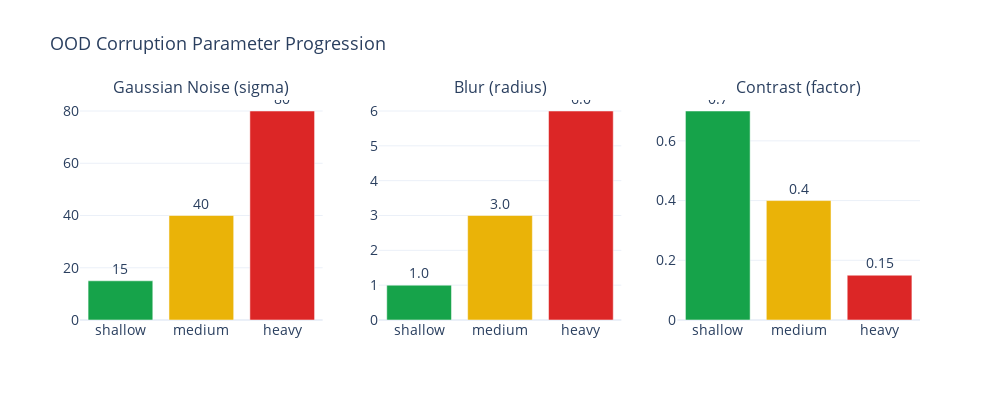

Notebook cell for this chart:
### Markdown cell above
---
## 5. OOD Corruption Strategy

### Corruption Types and Severity Levels

The OOD Layer applies three corruption types at three severity levels to stress-test adapter robustness under distribution shift.

Each corruption simulates real-world image degradation scenarios:
- **Gaussian Noise:** Sensor noise, low-light conditions
- **Blur:** Motion blur, defocus
- **Contrast:** Lighting variations, exposure issues

### Code cell
# =============================================================================
# OOD CORRUPTION CONFIGURATION
# =============================================================================

def display_corruption_config() -> None:
    """Display corruption configuration table."""
    config = pd.DataFrame({
        "Corruption": ["Gaussian Noise", "Gaussian Noise", "Gaussian Noise",
                       "Blur", "Blur", "Blur",
                       "Contrast", "Contrast", "Contrast"],
        "Level": ["shallow", "medium", "heavy"] * 3,
        "Parameter": ["sigma", "sigma", "sigma",
                      "radius", "radius", "radius", 
                      "factor", "factor", "factor"],
        "Value": [15.0, 40.0, 80.0,
                  1.0, 3.0, 6.0,
                  0.7, 0.4, 0.15],
        "Expected Impact": ["Low", "Medium", "High"] * 3
    })
    
    print("OOD Corruption Configuration")
    print("=" * 60)
    display(config.style.background_gradient(
        subset=["Value"], 
        cmap="YlOrRd",
        axis=None
    ))


def plot_corruption_parameter_visualization() -> go.Figure:
    """Visualize corruption parameter progression."""
    fig = make_subplots(
        rows=1, cols=3,
        subplot_titles=("Gaussian Noise (sigma)", "Blur (radius)", "Contrast (factor)")
    )
    
    levels = ["shallow", "medium", "heavy"]
    level_colors = [COLORS["secondary"], "#eab308", COLORS["accent"]]
    
    # Gaussian noise
    fig.add_trace(go.Bar(
        x=levels, y=[15, 40, 80],
        marker_color=level_colors,
        text=[15, 40, 80], textposition="outside",
        textfont=dict(size=14),
        showlegend=False
    ), row=1, col=1)
    
    # Blur
    fig.add_trace(go.Bar(
        x=levels, y=[1.0, 3.0, 6.0],
        marker_color=level_colors,
        text=[1.0, 3.0, 6.0], textposition="outside",
        textfont=dict(size=14),
        showlegend=False
    ), row=1, col=2)
    
    # Contrast (inverted - lower is worse)
    fig.add_trace(go.Bar(
        x=levels, y=[0.7, 0.4, 0.15],
        marker_color=level_colors,
        text=[0.7, 0.4, 0.15], textposition="outside",
        textfont=dict(size=14),
        showlegend=False
    ), row=1, col=3)
    
    fig.update_layout(
        height=400,
        width=DEFAULT_WIDTH,
        template=TEMPLATE,
        title_text="OOD Corruption Parameter Progression",
        title_font=dict(size=TITLE_SIZE),
        font=dict(size=FONT_SIZE)
    )
    
    return fig


display_corruption_config()
plot_corruption_parameter_visualization().show()

### Figure 1 — Plotly figure (JSON) as saved in the notebook; plotly's stock layout.template omitted (floating-point values rounded to 4 significant figures)
{"data": [{"marker": {"color": ["#16a34a", "#eab308", "#dc2626"]}, "showlegend": false, "text": ["15", "40", "80"], "textfont": {"size": 14}, "textposition": "outside", "type": "bar", "x": ["shallow", "medium", "heavy"], "xaxis": "x", "y": [15, 40, 80], "yaxis": "y"}, {"marker": {"color": ["#16a34a", "#eab308", "#dc2626"]}, "showlegend": false, "text": ["1.0", "3.0", "6.0"], "textfont": {"size": 14}, "textposition": "outside", "type": "bar", "x": ["shallow", "medium", "heavy"], "xaxis": "x2", "y": [1, 3, 6], "yaxis": "y2"}, {"marker": {"color": ["#16a34a", "#eab308", "#dc2626"]}, "showlegend": false, "text": ["0.7", "0.4", "0.15"], "textfont": {"size": 14}, "textposition": "outside", "type": "bar", "x": ["shallow", "medium", "heavy"], "xaxis": "x3", "y": [0.7, 0.4, 0.15], "yaxis": "y3"}], "layout": {"annotations": [{"font": {"size": 16}, "showarrow": false, "text": "Gaussian Noise (sigma)", "x": 0.1444, "xanchor": "center", "xref": "paper", "y": 1, "yanchor": "bottom", "yref": "paper"}, {"font": {"size": 16}, "showarrow": false, "text": "Blur (radius)", "x": 0.5, "xanchor": "center", "xref": "paper", "y": 1, "yanchor": "bottom", "yref": "paper"}, {"font": {"size": 16}, "showarrow": false, "text": "Contrast (factor)", "x": 0.8556, "xanchor": "center", "xref": "paper", "y": 1, "yanchor": "bottom", "yref": "paper"}], "font": {"size": 14}, "height": 400, "title": {"font": {"size": 18}, "text": "OOD Corruption Parameter Progression"}, "width": 1000, "xaxis": {"anchor": "y", "domain": [0, 0.2889]}, "xaxis2": {"anchor": "y2", "domain": [0.3556, 0.6444]}, "xaxis3": {"anchor": "y3", "domain": [0.7111, 1]}, "yaxis": {"anchor": "x", "domain": [0, 1]}, "yaxis2": {"anchor": "x2", "domain": [0, 1]}, "yaxis3": {"anchor": "x3", "domain": [0, 1]}}}
